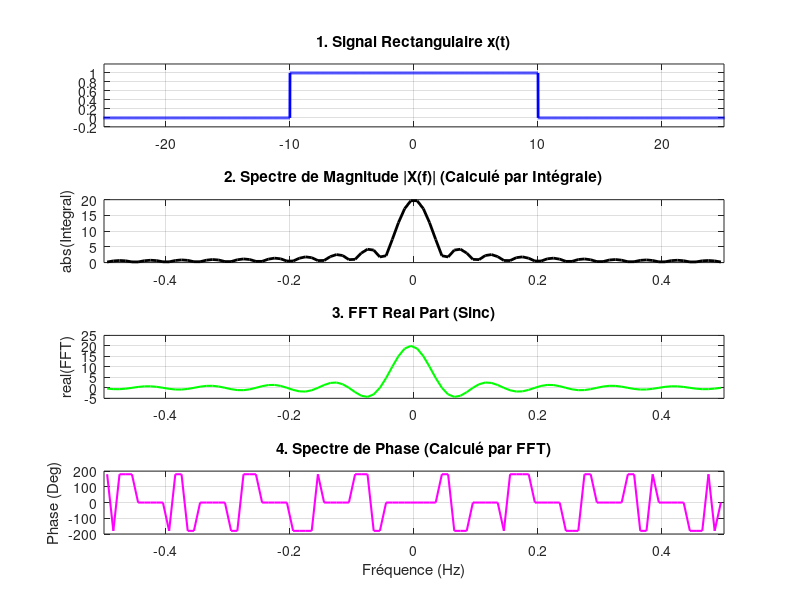

Write MATLAB code to recreate this figure.
% 1. إعدادات الإشارة
t = -50:0.01:50;
dt = t(2) - t(1);
A = 1;
T = 20;
N = length(t);

% 2. إنشاء دالة المستطيل (Rect)
x = A * (abs(t) <= T/2);

% 3. حساب تحويل فورييه بالـ FFT (للحصول على الترددات والطور)
X_fft = fftshift(fft(ifftshift(x))) * dt;
f = (-N/2 : N/2-1) / (N * dt); % ناقل التردد الموحد

% 4. حساب تحويل فورييه بالتعريف (Integral) على نفس ناقل التردد
% ملاحظة: للحفاظ على سرعة التنفيذ سنختار عينة من الترددات أو نحسبها للكل
% هنا سأحسبها لنطاق الزووم (-0.5 إلى 0.5) لضمان التطابق
f_idx = find(f >= -0.5 & f <= 0.5); % تحديد المؤشرات المطلوبة فقط للسرعة
f_plot = f(f_idx);
X_integral = zeros(size(f_plot));

for i = 1:length(f_plot)
    X_integral(i) = sum(x .* exp(-1j*2*pi*f_plot(i)*t)) * dt;
end

% 5. تجهيز البيانات للرسم
mag_integral = abs(X_integral); % المطال من التكامل كما طلبت
phase_fft = rad2deg(angle(X_fft(f_idx))); % الطور من FFT
real_fft = real(X_fft(f_idx)); % الجزء الحقيقي من FFT

% تنظيف الطور
phase_fft(mag_integral < 1e-4) = 0;

% --- عرض النتائج ---
figure('Name', 'Analyse Fourier: Integral Magnitude vs FFT Phase', 'Color', 'w');

% الرسم 1: إشارة المستطيل في الزمن
subplot(4,1,1)
plot(t, x, 'b', 'LineWidth', 2)
title('1. Signal Rectangulaire x(t)')
grid on; ylim([-0.2 1.2]); xlim([-25 25]);

% الرسم 2: مطال التكامل (Magnitude from Integral)
subplot(4,1,2)
plot(f_plot, mag_integral, 'k', 'LineWidth', 2)
title('2. Spectre de Magnitude |X(f)| (Calculé par Intégrale)')
grid on; xlim([-0.5 0.5]); ylabel('abs(Integral)');

% الرسم 3: الجزء الحقيقي من FFT (Sinc)
subplot(4,1,3)
plot(f_plot, real_fft, 'g', 'LineWidth', 1.5)
title('3. FFT Real Part (Sinc)')
grid on; xlim([-0.5 0.5]); ylabel('real(FFT)');

% الرسم 4: طيف الطور من FFT
subplot(4,1,4)
plot(f_plot, phase_fft, 'm', 'LineWidth', 1.5)
title('4. Spectre de Phase (Calculé par FFT)')
grid on; xlim([-0.5 0.5]); ylim([-200 200]);
xlabel('Fréquence (Hz)'); ylabel('Phase (Deg)');
